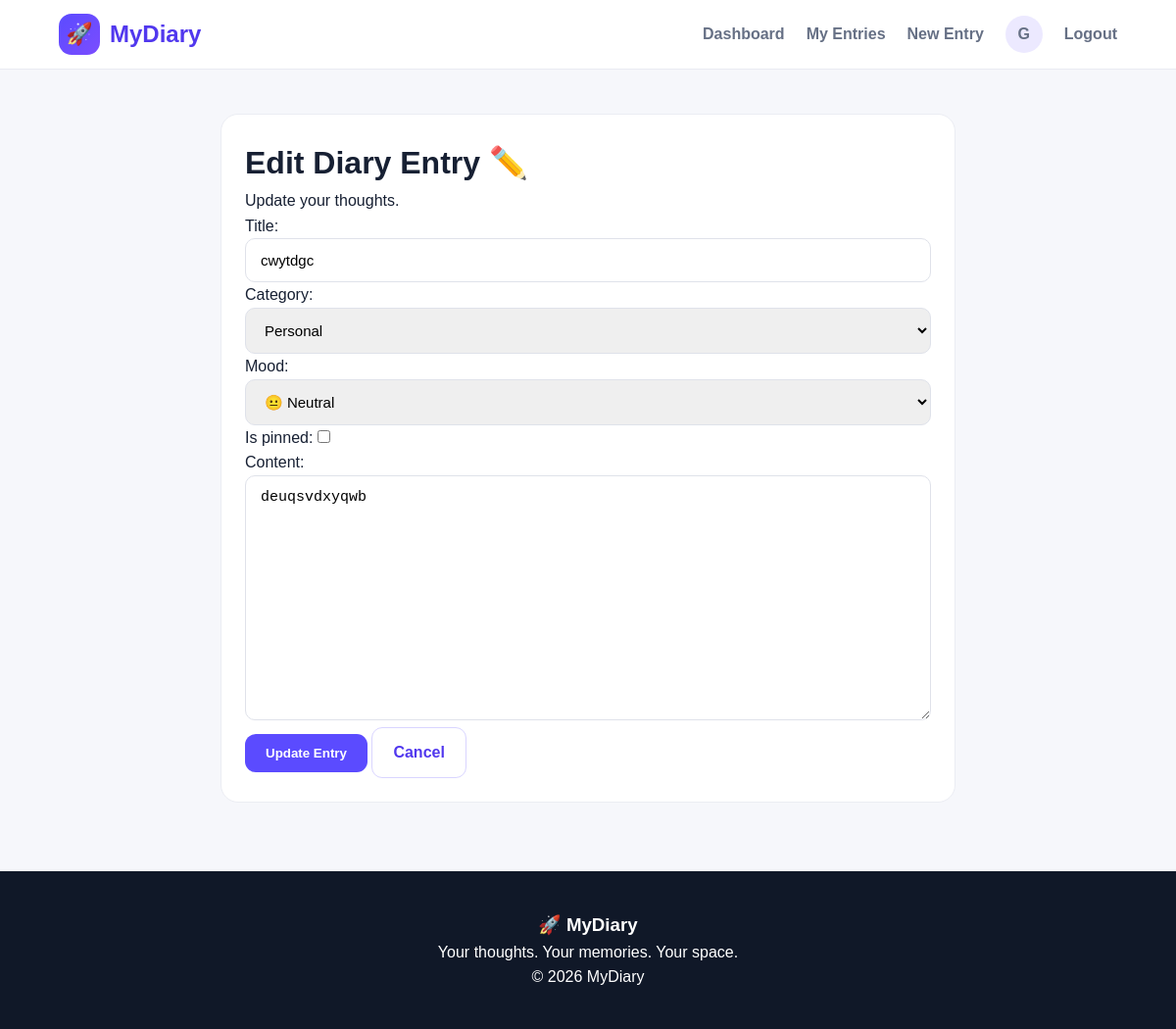
The app's page /diary/2/edit/ (signed in) with its own data.
### diaryapp/models.py (models this page shows, shortened)
class DiaryEntry(models.Model):
    CATEGORY_CHOICES = [
        ('Personal', 'Personal'),
        ('Study', 'Study'),
        ('Work', 'Work'),
        ('Ideas', 'Ideas'),
        ('Travel', 'Travel'),
        ('Other', 'Other'),
    ]
    MOOD_CHOICES = [
        ('Happy', '😊 Happy'),
        ('Excited', '🤩 Excited'),
        ('Calm', '😌 Calm'),
        ('Neutral', '😐 Neutral'),
        ('Sad', '😔 Sad'),
        ('Angry', '😡 Angry'),
        ('Tired', '😴 Tired'),
    ]
    user = models.ForeignKey(
        User,
        on_delete=models.CASCADE,
        related_name='diary_entries'
    )
    title = models.CharField(max_length=200)
    content = models.TextField()
    category = models.CharField(
        max_length=20,
        choices=CATEGORY_CHOICES,
        default='Personal'
    )
    mood = models.CharField(
        max_length=20,
        choices=MOOD_CHOICES,
        default='Neutral'
    )
    is_pinned = models.BooleanField(default=False)
    created_at = models.DateTimeField(auto_now_add=True)
    updated_at = models.DateTimeField(auto_now=True)
    class Meta:
        ordering = ['-is_pinned', '-created_at']

### diaryapp/views.py (the view)
@login_required
def edit_entry(request, entry_id):
    entry = get_object_or_404(
        DiaryEntry,
        id=entry_id,
        user=request.user
    )
    if request.method == 'POST':
        form = DiaryEntryForm(
            request.POST,
            instance=entry
        )
        if form.is_valid():
            form.save()
            messages.success(
                request,
                'Diary entry updated successfully!'
            )
            return redirect(
                'diary_detail',
                entry_id=entry.id
            )
    else:
        form = DiaryEntryForm(
            instance=entry
        )
    return render(
        request,
        'diaryapp/diary_form.html',
        {
            'form': form,
            'entry': entry
        }
    )

### diaryapp/forms.py
class DiaryEntryForm(forms.ModelForm):
    class Meta:
        model = DiaryEntry
        fields = [
            'title',
            'category',
            'mood',
            'is_pinned',
            'content'
        ]
        widgets = {
            'title': forms.TextInput(
                attrs={
                    'class': 'form-control',
                    'placeholder': 'Give your entry a title...'
                }
            ),
            'category': forms.Select(
                attrs={
                    'class': 'form-control'
                }
            ),
            'mood': forms.Select(
                attrs={
                    'class': 'form-control'
                }
            ),
            'is_pinned': forms.CheckboxInput(
                attrs={
                    'class': 'checkbox-input'
                }
            ),
            'content': forms.Textarea(
                attrs={
                    'class': 'form-control textarea',
                    'placeholder': 'Write your thoughts here...'
                }
            ),
        }

### diaryapp/templates/diaryapp/diary_form.html (shortened to what this page needs)
{% extends 'diaryapp/base.html' %}
{% block content %}
<div class="form-card">
    <div class="card">
        {% if entry %}
            <h1>
                Edit Diary Entry ✏️
            </h1>
            <p>
                Update your thoughts.
            </p>
        {% endif %}
        <form method="POST">
            {{ form.as_p }}
            <button
                type="submit"
                class="btn"
            >
                {% if entry %}
                    Update Entry
                {% else %}
                    Save Entry
                {% endif %}
            </button>
            <a
                href="{% url 'diary_list' %}"
                class="btn btn-secondary"
            >
                Cancel
            </a>
        </form>
    </div>
</div>
{% endblock %}

### diaryapp/templates/diaryapp/base.html (shortened to what this page needs)
{% load static %}
<!DOCTYPE html>
<html lang="en">
<head>
    <link
        rel="stylesheet"
        href="{% static 'diaryapp/style.css' %}"
    >
</head>
<body>
<nav class="navbar">
    <a href="{% url 'home' %}" class="logo">
        <span class="logo-icon">
            🚀
        </span>
        MyDiary
    </a>
    <div class="nav-links">
        {% if user.is_authenticated %}
            <a href="{% url 'dashboard' %}">
                Dashboard
            </a>
            <a href="{% url 'diary_list' %}">
                My Entries
            </a>
            <a href="{% url 'create_entry' %}">
                New Entry
            </a>
            <a
                href="{% url 'profile' %}"
                class="profile-circle profile-link"
            >
                {{ user.username|first|upper }}
            </a>
            <a href="{% url 'logout' %}">
                Logout
            </a>
        {% endif %}
    </div>
</nav>
<div class="container">
    {% block content %}
    {% endblock %}
</div>
<footer class="footer">
    <h3>🚀 MyDiary</h3>
    <p>
        Your thoughts. Your memories. Your space.
    </p>
    <p>
        © 2026 MyDiary
    </p>
</footer>
</body>
</html>

### diaryapp/static/diaryapp/style.css (style rules this page uses)
* { box-sizing: border-box; margin: 0; padding: 0; }
body { font-family: Arial, Helvetica, sans-serif; background: #f6f7fb; color: #172033; line-height: 1.6; }
a { text-decoration: none; color: inherit; }
.navbar { background: white; border-bottom: 1px solid #e9eaf2; padding: 14px 5%; display: flex; align-items: center; justify-content: space-between; position: sticky; top: 0; z-index: 100; }
.logo { display: flex; align-items: center; gap: 10px; font-size: 24px; font-weight: 800; color: #5138ee; }
.logo-icon { width: 42px; height: 42px; display: flex; align-items: center; justify-content: center; background: linear-gradient( 135deg, #5b4bff, #7b4dff ); color: white; border-radius: 13px; font-size: 22px; }
.nav-links { display: flex; align-items: center; gap: 22px; }
.nav-links a { color: #667085; font-weight: 600; }
.profile-circle { width: 38px; height: 38px; border-radius: 50%; background: #ece9ff; color: #5138ee; display: flex; align-items: center; justify-content: center; font-weight: bold; }
.container { width: 90%; max-width: 1200px; margin: 45px auto; }
.btn { display: inline-block; border: none; border-radius: 11px; padding: 12px 21px; background: #5b4bff; color: white; font-weight: 700; cursor: pointer; }
.btn-secondary { background: white; color: #5138ee; border: 1px solid #d9d5ff; }
.card { background: white; border-radius: 18px; border: 1px solid #ebedf3; padding: 24px; margin-bottom: 20px; }
.form-control { width: 100%; padding: 13px 15px; border: 1px solid #dfe2ea; border-radius: 10px; outline: none; font-size: 15px; }
.textarea { min-height: 250px; resize: vertical; }
.form-card { max-width: 750px; margin: auto; }
.footer { margin-top: 70px; background: #101828; color: white; padding: 40px 5%; text-align: center; }

### records on screen
DiaryEntry: title "cwytdgc", category "Personal", mood "😐 Neutral", content "deuqsvdxyqwb"

### other values on screen
{{ user.username|first|upper }} "G"
